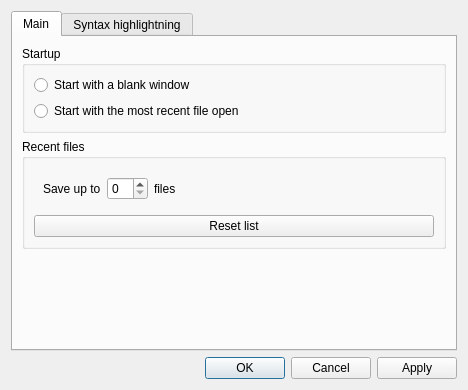
<?xml version="1.0" encoding="UTF-8"?>
<ui version="4.0">
 <class>SettingsWindow</class>
 <widget class="QDialog" name="SettingsWindow">
  <property name="geometry">
   <rect>
    <x>0</x>
    <y>0</y>
    <width>468</width>
    <height>390</height>
   </rect>
  </property>
  <property name="windowTitle">
   <string>Settings</string>
  </property>
  <layout class="QVBoxLayout" name="verticalLayout">
   <item>
    <widget class="QTabWidget" name="tabWidget">
     <property name="currentIndex">
      <number>0</number>
     </property>
     <property name="usesScrollButtons">
      <bool>false</bool>
     </property>
     <widget class="QWidget" name="tabMain">
      <attribute name="title">
       <string>Main</string>
      </attribute>
      <layout class="QGridLayout" name="gridLayout_2">
       <item row="0" column="0">
        <widget class="QGroupBox" name="groupStartup">
         <property name="title">
          <string>Startup</string>
         </property>
         <layout class="QVBoxLayout" name="verticalLayout_2">
          <item>
           <widget class="QRadioButton" name="radioStartupBlank">
            <property name="text">
             <string>Start with a blank window</string>
            </property>
           </widget>
          </item>
          <item>
           <widget class="QRadioButton" name="radioStartupLastFile">
            <property name="text">
             <string>Start with the most recent file open</string>
            </property>
           </widget>
          </item>
         </layout>
        </widget>
       </item>
       <item row="1" column="0">
        <widget class="QGroupBox" name="groupRecentFiles">
         <property name="title">
          <string>Recent files</string>
         </property>
         <layout class="QVBoxLayout" name="verticalLayout_3">
          <item>
           <widget class="QWidget" name="widgetMruCount" native="true">
            <layout class="QHBoxLayout" name="horizontalLayout">
             <item>
              <widget class="QLabel" name="labelMruSaveUpTo">
               <property name="text">
                <string>Save up to</string>
               </property>
              </widget>
             </item>
             <item>
              <widget class="QSpinBox" name="spinMruCount"/>
             </item>
             <item>
              <widget class="QLabel" name="labelMruFiles">
               <property name="text">
                <string>files</string>
               </property>
              </widget>
             </item>
             <item>
              <spacer name="spacerMruCount">
               <property name="orientation">
                <enum>Qt::Horizontal</enum>
               </property>
               <property name="sizeHint" stdset="0">
                <size>
                 <width>40</width>
                 <height>20</height>
                </size>
               </property>
              </spacer>
             </item>
            </layout>
           </widget>
          </item>
          <item>
           <widget class="QPushButton" name="buttonResetMru">
            <property name="text">
             <string>Reset list</string>
            </property>
           </widget>
          </item>
         </layout>
        </widget>
       </item>
       <item row="3" column="0">
        <spacer name="verticalSpacer_2">
         <property name="orientation">
          <enum>Qt::Vertical</enum>
         </property>
         <property name="sizeHint" stdset="0">
          <size>
           <width>20</width>
           <height>40</height>
          </size>
         </property>
        </spacer>
       </item>
      </layout>
     </widget>
     <widget class="QWidget" name="tabSyntaxHL">
      <attribute name="title">
       <string>Syntax highlightning</string>
      </attribute>
      <layout class="QVBoxLayout" name="verticalLayout_4">
       <item>
        <widget class="QLabel" name="labelTeaser">
         <property name="text">
          <string>This is yet to come :-(</string>
         </property>
         <property name="alignment">
          <set>Qt::AlignCenter</set>
         </property>
        </widget>
       </item>
      </layout>
     </widget>
    </widget>
   </item>
   <item>
    <widget class="QDialogButtonBox" name="buttonBox">
     <property name="orientation">
      <enum>Qt::Horizontal</enum>
     </property>
     <property name="standardButtons">
      <set>QDialogButtonBox::Apply|QDialogButtonBox::Cancel|QDialogButtonBox::Ok</set>
     </property>
    </widget>
   </item>
  </layout>
 </widget>
 <resources/>
 <connections>
  <connection>
   <sender>buttonBox</sender>
   <signal>accepted()</signal>
   <receiver>SettingsWindow</receiver>
   <slot>accept()</slot>
   <hints>
    <hint type="sourcelabel">
     <x>248</x>
     <y>254</y>
    </hint>
    <hint type="destinationlabel">
     <x>157</x>
     <y>274</y>
    </hint>
   </hints>
  </connection>
  <connection>
   <sender>buttonBox</sender>
   <signal>rejected()</signal>
   <receiver>SettingsWindow</receiver>
   <slot>reject()</slot>
   <hints>
    <hint type="sourcelabel">
     <x>316</x>
     <y>260</y>
    </hint>
    <hint type="destinationlabel">
     <x>286</x>
     <y>274</y>
    </hint>
   </hints>
  </connection>
 </connections>
</ui>
